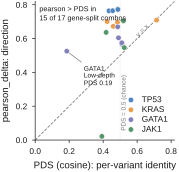

This chart was generated by the following Python code:
"""Figure 4f - Direction/magnitude dissociation holds across gene x split.

Data-direct. Source (committed): results/results_v4_exttheta.csv (per-variant grid).
Aggregation: for each (gene, split) take the mean pearson_delta and mean PDS_cos
over the 18 in-house feature-model heads (Ridge/Lasso/RF/GBoost/KNN/MLP x
theta/esm/esm+theta), one scatter point per gene-split combination.

Verified firsthand (17 gene-split combinations):
  pearson_delta > PDS_cos in 15 of 17 combos (points above the y=x diagonal)
  the 2 exceptions are JAK1 Mechanistic (split3) and KRAS Mechanistic (split3)
  GATA1 Low-depth (split5): PDS_cos = 0.186 (deepest dissociation; labelled)

Message: direction can be recovered (high pearson_delta) while per-variant
identity is not (PDS_cos near chance); this dissociation holds across nearly all
gene-split combinations, not a single split or gene.

Run:  python fig4f_gene_split.py  ->  fig4f_gene_split.pdf (+ .png)
"""
from __future__ import annotations

import os
import sys

sys.path.insert(0, os.path.dirname(os.path.dirname(os.path.abspath(__file__))))
import nm_style as S
import remote_data as D


def main() -> None:
    S.apply_rcparams()
    df = D.exttheta()
    inh = df[df.method.apply(D.is_inhouse)].copy()
    g = (inh.groupby(["gene", "split"])
             .agg(pds=("PDS_cos", "mean"), pear=("pearson_delta", "mean"))
             .reset_index())

    n = len(g)
    n_above = int((g.pear > g.pds).sum())

    fig, ax = S.panel(56, 46)

    # y=x diagonal (dissociation boundary): points above => pearson > PDS
    lim_lo, lim_hi = 0.0, 0.82
    ax.plot([lim_lo, lim_hi], [lim_lo, lim_hi], ls="--", lw=0.6,
            color=S.GREY, zorder=1)
    ax.text(0.60, 0.615, "y = x", fontsize=5, color=S.GREY,
            ha="left", va="center", rotation=45, rotation_mode="anchor")

    # chance reference for PDS (0.5) as a light vertical guide
    ax.axvline(0.5, color=S.LIGHT_GREY, lw=0.5, ls=":", zorder=0)
    ax.text(0.505, 0.055, "PDS = 0.5 (chance)", fontsize=4.6,
            color=S.GREY, ha="left", va="bottom", rotation=90)

    for gene in S.GENE_ORDER:
        sub = g[g.gene == gene]
        ax.scatter(sub.pds, sub.pear, s=16, c=S.GENE_COLORS[gene],
                   edgecolors="white", linewidths=0.4, zorder=3, label=gene)

    # label the deepest dissociation: GATA1 Low-depth (split5)
    gp = g[(g.gene == "GATA1") & (g.split == "split5")].iloc[0]
    ax.annotate("GATA1\nLow-depth\nPDS 0.19", xy=(gp.pds, gp.pear),
                xytext=(gp.pds + 0.10, gp.pear - 0.145), fontsize=4.8,
                color=S.INK, ha="left", va="center", linespacing=1.15,
                arrowprops=dict(arrowstyle="-", lw=0.5, color=S.GREY,
                                shrinkA=0, shrinkB=2.5))

    ax.set_xlim(lim_lo, lim_hi)
    ax.set_ylim(lim_lo, lim_hi)
    ax.set_aspect("equal", adjustable="box")
    ax.set_xlabel("PDS (cosine): per-variant identity")
    ax.set_ylabel("pearson_delta: direction")
    ax.set_xticks([0.0, 0.2, 0.4, 0.6, 0.8])
    ax.set_yticks([0.0, 0.2, 0.4, 0.6, 0.8])
    S.despine(ax)
    ax.tick_params(length=2.2)

    leg = ax.legend(loc="lower right", handletextpad=0.3, borderpad=0.3,
                    labelspacing=0.25, fontsize=6, markerscale=1.0)
    for h in leg.legend_handles:
        h.set_edgecolor("white")

    ax.text(0.03, 0.975,
            f"pearson > PDS in\n{n_above} of {n} gene-split combos",
            transform=ax.transAxes, fontsize=5.2, color=S.INK,
            va="top", ha="left", linespacing=1.35)

    S.save(fig, "fig4f_gene_split")
    print(f"n={n} combos  pearson>PDS in {n_above}/{n}  "
          f"GATA1 split5 PDS={gp.pds:.3f} pear={gp.pear:.3f}")


if __name__ == "__main__":
    main()
